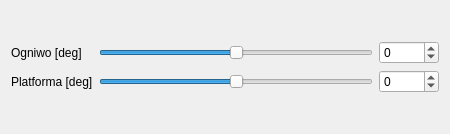
<?xml version="1.0" encoding="UTF-8"?>
<ui version="4.0">
 <class>DxControlPanel</class>
 <widget class="QWidget" name="DxControlPanel">
  <property name="geometry">
   <rect>
    <x>0</x>
    <y>0</y>
    <width>450</width>
    <height>134</height>
   </rect>
  </property>
  <property name="windowTitle">
   <string>Form</string>
  </property>
  <layout class="QGridLayout" name="gridLayout_2">
   <item row="0" column="0">
    <layout class="QGridLayout" name="gridLayout">
     <item row="0" column="1">
      <widget class="QSlider" name="_pSliderQ2">
       <property name="minimumSize">
        <size>
         <width>200</width>
         <height>0</height>
        </size>
       </property>
       <property name="toolTip">
        <string>Rotation of the second joint</string>
       </property>
       <property name="minimum">
        <number>-50</number>
       </property>
       <property name="maximum">
        <number>50</number>
       </property>
       <property name="orientation">
        <enum>Qt::Horizontal</enum>
       </property>
      </widget>
     </item>
     <item row="1" column="0">
      <widget class="QLabel" name="_pLabel_Q0">
       <property name="text">
        <string>Platforma [deg]</string>
       </property>
      </widget>
     </item>
     <item row="0" column="0">
      <widget class="QLabel" name="_pLabel_Q2">
       <property name="text">
        <string>Ogniwo [deg]</string>
       </property>
      </widget>
     </item>
     <item row="1" column="2">
      <widget class="QSpinBox" name="_pSpinBoxQ0">
       <property name="minimum">
        <number>-180</number>
       </property>
       <property name="maximum">
        <number>180</number>
       </property>
      </widget>
     </item>
     <item row="0" column="2">
      <widget class="QSpinBox" name="_pSpinBoxQ2">
       <property name="minimumSize">
        <size>
         <width>60</width>
         <height>0</height>
        </size>
       </property>
       <property name="minimum">
        <number>-50</number>
       </property>
       <property name="maximum">
        <number>50</number>
       </property>
      </widget>
     </item>
     <item row="1" column="1">
      <widget class="QSlider" name="_pSliderQ0">
       <property name="toolTip">
        <string>Rotation of the second joint</string>
       </property>
       <property name="minimum">
        <number>-180</number>
       </property>
       <property name="maximum">
        <number>180</number>
       </property>
       <property name="orientation">
        <enum>Qt::Horizontal</enum>
       </property>
      </widget>
     </item>
    </layout>
   </item>
  </layout>
 </widget>
 <resources/>
 <connections>
  <connection>
   <sender>_pSliderQ2</sender>
   <signal>valueChanged(int)</signal>
   <receiver>_pSpinBoxQ2</receiver>
   <slot>setValue(int)</slot>
   <hints>
    <hint type="sourcelabel">
     <x>304</x>
     <y>37</y>
    </hint>
    <hint type="destinationlabel">
     <x>398</x>
     <y>47</y>
    </hint>
   </hints>
  </connection>
  <connection>
   <sender>_pSpinBoxQ2</sender>
   <signal>valueChanged(int)</signal>
   <receiver>_pSliderQ2</receiver>
   <slot>setValue(int)</slot>
   <hints>
    <hint type="sourcelabel">
     <x>405</x>
     <y>46</y>
    </hint>
    <hint type="destinationlabel">
     <x>219</x>
     <y>31</y>
    </hint>
   </hints>
  </connection>
  <connection>
   <sender>_pSliderQ0</sender>
   <signal>valueChanged(int)</signal>
   <receiver>_pSpinBoxQ0</receiver>
   <slot>setValue(int)</slot>
   <hints>
    <hint type="sourcelabel">
     <x>293</x>
     <y>104</y>
    </hint>
    <hint type="destinationlabel">
     <x>422</x>
     <y>109</y>
    </hint>
   </hints>
  </connection>
  <connection>
   <sender>_pSpinBoxQ0</sender>
   <signal>valueChanged(int)</signal>
   <receiver>_pSliderQ0</receiver>
   <slot>setValue(int)</slot>
   <hints>
    <hint type="sourcelabel">
     <x>400</x>
     <y>110</y>
    </hint>
    <hint type="destinationlabel">
     <x>335</x>
     <y>117</y>
    </hint>
   </hints>
  </connection>
 </connections>
</ui>
